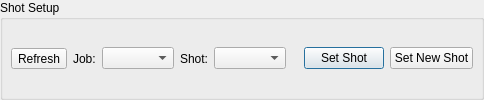
         <widget class="QGroupBox" name="shotSetupParent_groupBox">
          <property name="sizePolicy">
           <sizepolicy hsizetype="Preferred" vsizetype="Maximum">
            <horstretch>0</horstretch>
            <verstretch>0</verstretch>
           </sizepolicy>
          </property>
          <property name="statusTip">
           <string/>
          </property>
          <property name="title">
           <string>Shot Setup</string>
          </property>
          <layout class="QHBoxLayout" name="shotSetup_horizontalLayout">
           <property name="margin">
            <number>8</number>
           </property>
           <item>
            <widget class="QToolButton" name="refreshJobs_toolButton">
             <property name="toolTip">
              <string>&lt;html&gt;&lt;head/&gt;&lt;body&gt;&lt;p&gt;&lt;span style=&quot; font-weight:600;&quot;&gt;Refresh&lt;/span&gt;&lt;/p&gt;&lt;p&gt;Reload the job database and update the job and shot list combo boxes.&lt;/p&gt;&lt;/body&gt;&lt;/html&gt;</string>
             </property>
             <property name="statusTip">
              <string>Reload the job database</string>
             </property>
             <property name="text">
              <string>Refresh</string>
             </property>
             <property name="icon">
              <iconset resource="rsc.qrc">
               <normaloff>:/rsc/rsc/icon_refresh.png</normaloff>
               <disabledoff>:/rsc/rsc/icon_refresh_disabled.png</disabledoff>:/rsc/rsc/icon_refresh.png</iconset>
             </property>
             <property name="iconSize">
              <size>
               <width>15</width>
               <height>15</height>
              </size>
             </property>
             <property name="toolButtonStyle">
              <enum>Qt::ToolButtonIconOnly</enum>
             </property>
            </widget>
           </item>
           <item>
            <widget class="QFrame" name="shotSetup_groupBox">
             <property name="enabled">
              <bool>true</bool>
             </property>
             <layout class="QHBoxLayout" name="horizontalLayout">
              <property name="margin">
               <number>0</number>
              </property>
              <item>
               <widget class="QLabel" name="setJob_label">
                <property name="sizePolicy">
                 <sizepolicy hsizetype="Maximum" vsizetype="Preferred">
                  <horstretch>0</horstretch>
                  <verstretch>0</verstretch>
                 </sizepolicy>
                </property>
                <property name="text">
                 <string>Job:</string>
                </property>
               </widget>
              </item>
              <item>
               <widget class="QComboBox" name="job_comboBox">
                <property name="editable">
                 <bool>false</bool>
                </property>
               </widget>
              </item>
              <item>
               <widget class="QLabel" name="setShot_label">
                <property name="sizePolicy">
                 <sizepolicy hsizetype="Maximum" vsizetype="Preferred">
                  <horstretch>0</horstretch>
                  <verstretch>0</verstretch>
                 </sizepolicy>
                </property>
                <property name="text">
                 <string>Shot:</string>
                </property>
               </widget>
              </item>
              <item>
               <widget class="QComboBox" name="shot_comboBox"/>
              </item>
             </layout>
            </widget>
           </item>
           <item>
            <spacer name="shotSetup_horizontalSpacer">
             <property name="orientation">
              <enum>Qt::Horizontal</enum>
             </property>
             <property name="sizeType">
              <enum>QSizePolicy::Maximum</enum>
             </property>
             <property name="sizeHint" stdset="0">
              <size>
               <width>12</width>
               <height>20</height>
              </size>
             </property>
            </spacer>
           </item>
           <item>
            <widget class="QFrame" name="shotSetupButtons_groupBox">
             <property name="sizePolicy">
              <sizepolicy hsizetype="Maximum" vsizetype="Preferred">
               <horstretch>0</horstretch>
               <verstretch>0</verstretch>
              </sizepolicy>
             </property>
             <layout class="QHBoxLayout" name="horizontalLayout_4">
              <property name="margin">
               <number>0</number>
              </property>
              <item>
               <widget class="QPushButton" name="setShot_pushButton">
                <property name="sizePolicy">
                 <sizepolicy hsizetype="Maximum" vsizetype="Fixed">
                  <horstretch>0</horstretch>
                  <verstretch>0</verstretch>
                 </sizepolicy>
                </property>
                <property name="text">
                 <string>Set Shot</string>
                </property>
                <property name="autoDefault">
                 <bool>true</bool>
                </property>
                <property name="default">
                 <bool>true</bool>
                </property>
                <property name="flat">
                 <bool>false</bool>
                </property>
               </widget>
              </item>
              <item>
               <widget class="QPushButton" name="setNewShot_pushButton">
                <property name="sizePolicy">
                 <sizepolicy hsizetype="Maximum" vsizetype="Fixed">
                  <horstretch>0</horstretch>
                  <verstretch>0</verstretch>
                 </sizepolicy>
                </property>
                <property name="text">
                 <string>Set New Shot</string>
                </property>
                <property name="autoDefault">
                 <bool>true</bool>
                </property>
                <property name="default">
                 <bool>false</bool>
                </property>
                <property name="flat">
                 <bool>false</bool>
                </property>
               </widget>
              </item>
             </layout>
            </widget>
           </item>
          </layout>
         </widget>
